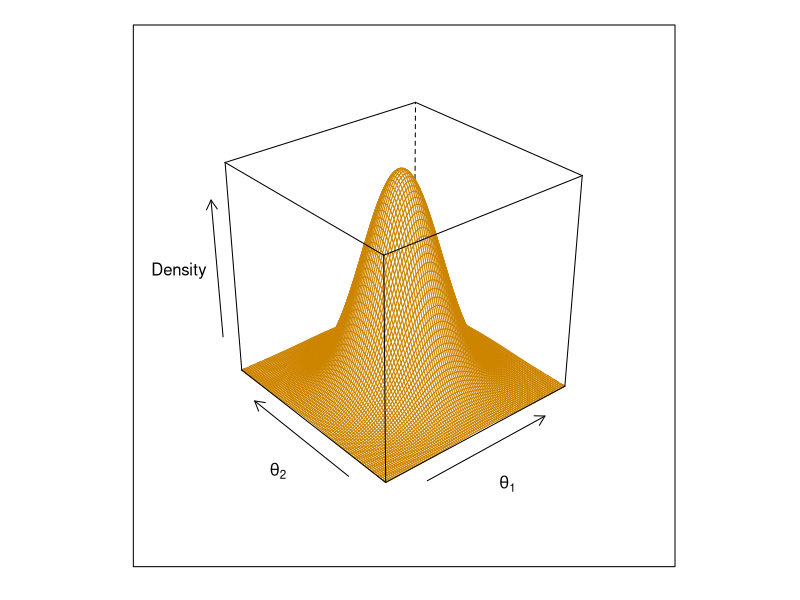
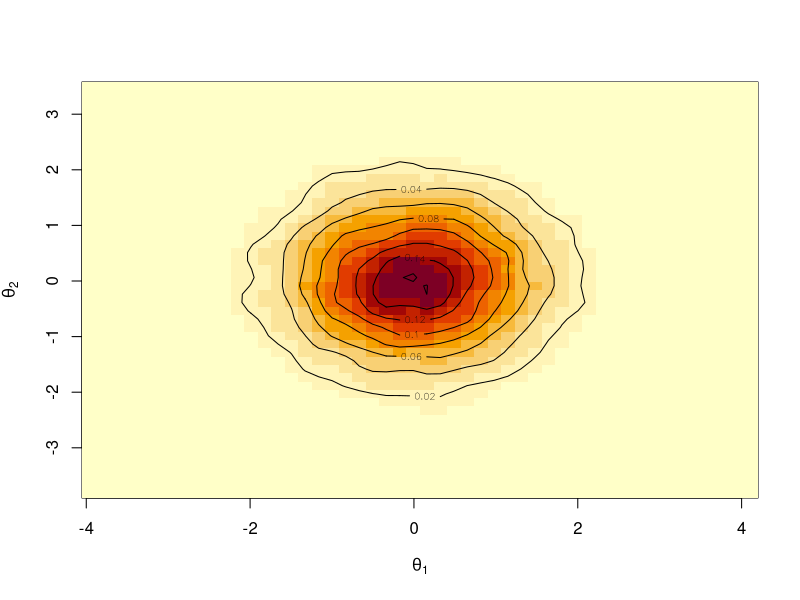
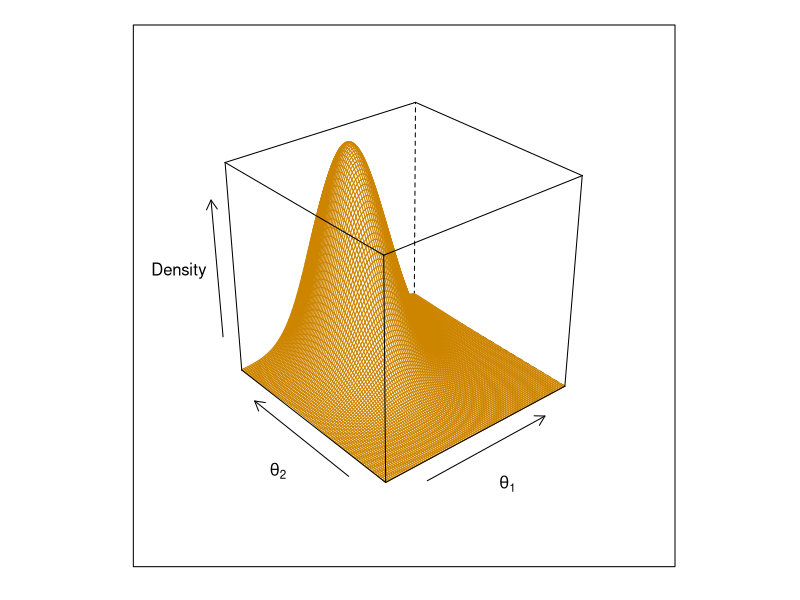
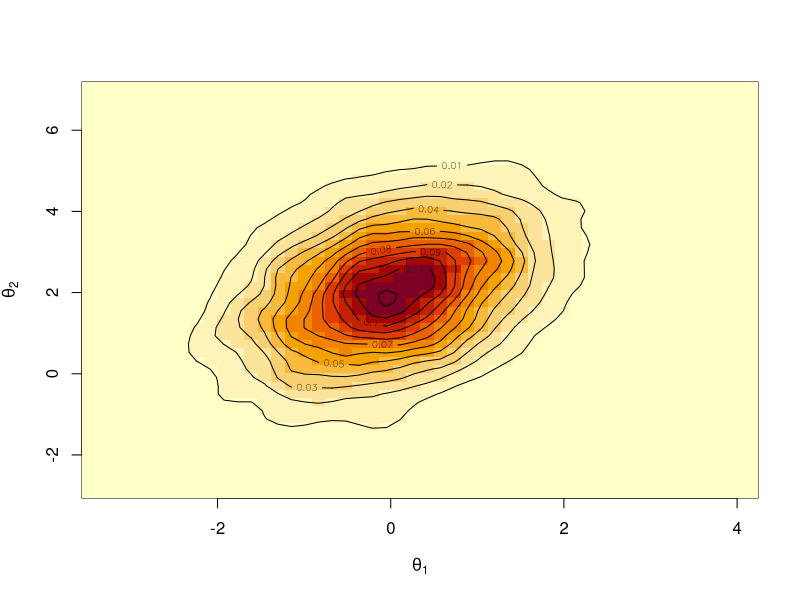
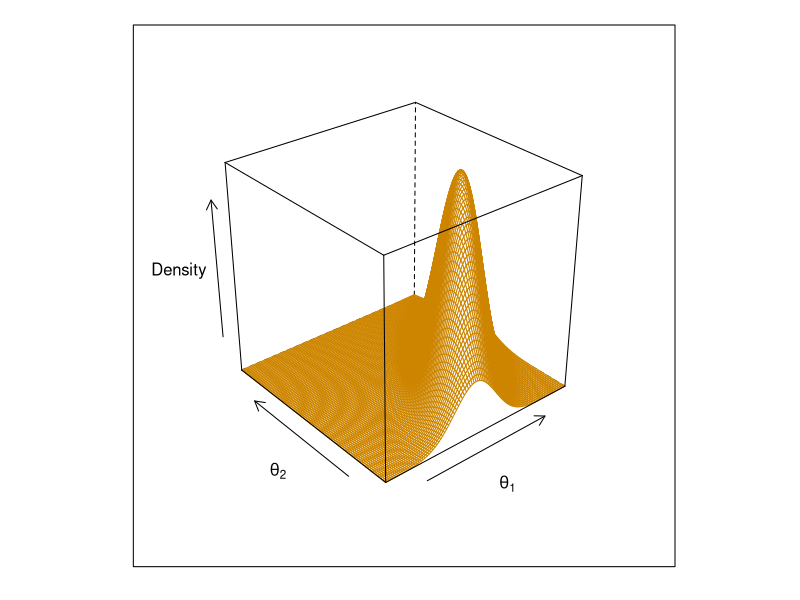
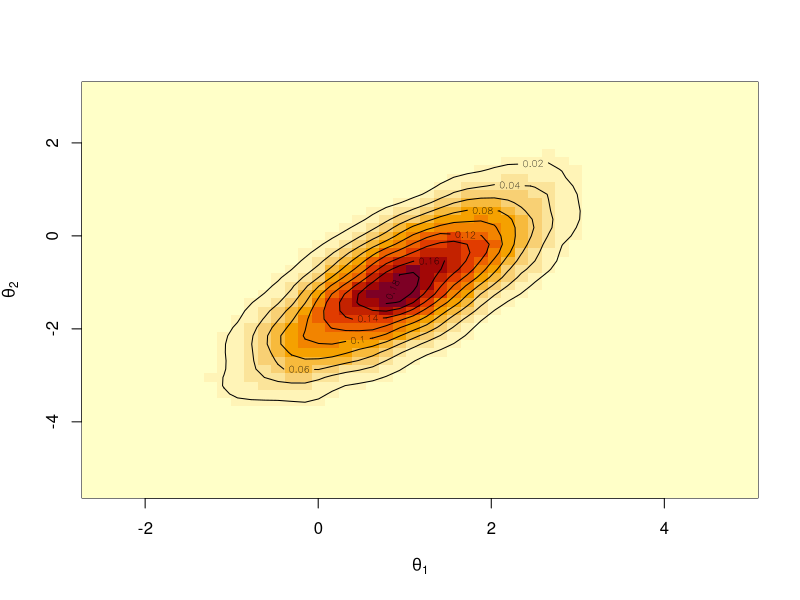

Generate these figures, in order, with R:
## ---- chunk 1
# R options
options(
  htmltools.dir.version = FALSE, # for blogdown
  show.signif.stars = FALSE,     # for regression output
  warm = 1
  )
# Set dpi and height for images
library(knitr)
knitr::opts_chunk$set(fig.height = 2.65, dpi = 300,fig.align='center',fig.show='hold',size='footnotesize', small.mar=TRUE) 
# For nonsese...
htmltools::tagList(rmarkdown::html_dependency_font_awesome())
## ---- chunk 2
library(MASS)
library(mvtnorm)
library(lattice)
## ---- chunk 3
Sigma <- matrix(c(1,0,0,1),ncol=2)
Mu <- c(0,0)

x.points <- seq(-3,3,length.out=100)
y.points <- x.points
z <- matrix(0,nrow=100,ncol=100)

for (i in 1:100) {
  for (j in 1:100) {
    z[i,j] <- dmvnorm(c(x.points[i],y.points[j]),mean=Mu,sigma=Sigma)
  } 
}

wireframe(z~x+y,data=data.frame(x=x.points,y=rep(y.points, each=length(x.points)), z=z),
          xlab=expression(theta[1]),ylab=expression(theta[2]),zlab="Density",
          col="orange3")
## ---- chunk 4
sampmat_direct <- rmvnorm(10000, mean = Mu,sigma = Sigma)
sampmat_direct.kde <- kde2d(sampmat_direct[,1], sampmat_direct[,2], n = 50)
image(sampmat_direct.kde,xlab=expression(theta[1]),ylab=expression(theta[2]))
contour(sampmat_direct.kde, add = T)
## ---- chunk 5
Sigma <- matrix(c(1,0.5,0.5,2),ncol=2)
Mu <- c(0,2)

x.points <- seq(-3,3,length.out=100)
y.points <- x.points
z <- matrix(0,nrow=100,ncol=100)

for (i in 1:100) {
  for (j in 1:100) {
    z[i,j] <- dmvnorm(c(x.points[i],y.points[j]),mean=Mu,sigma=Sigma)
  } 
}

wireframe(z~x+y,data=data.frame(x=x.points,y=rep(y.points, each=length(x.points)), z=z),
          xlab=expression(theta[1]),ylab=expression(theta[2]),zlab="Density",
          col="orange3")
## ---- chunk 6
sampmat_direct <- rmvnorm(10000, mean = Mu,sigma = Sigma)
sampmat_direct.kde <- kde2d(sampmat_direct[,1], sampmat_direct[,2], n = 50)
image(sampmat_direct.kde,xlab=expression(theta[1]),ylab=expression(theta[2]))
contour(sampmat_direct.kde, add = T)
## ---- chunk 7
Sigma <- matrix(c(1,0.9,0.9,1.5),ncol=2)
Mu <- c(1,-1)

x.points <- seq(-3,3,length.out=100)
y.points <- x.points
z <- matrix(0,nrow=100,ncol=100)

for (i in 1:100) {
  for (j in 1:100) {
    z[i,j] <- dmvnorm(c(x.points[i],y.points[j]),mean=Mu,sigma=Sigma)
  } 
}

wireframe(z~x+y,data=data.frame(x=x.points,y=rep(y.points, each=length(x.points)), z=z),
          xlab=expression(theta[1]),ylab=expression(theta[2]),zlab="Density",
          col="orange3")
## ---- chunk 8
sampmat_direct <- rmvnorm(10000, mean = Mu,sigma = Sigma)
sampmat_direct.kde <- kde2d(sampmat_direct[,1], sampmat_direct[,2], n = 50)
image(sampmat_direct.kde,xlab=expression(theta[1]),ylab=expression(theta[2]))
contour(sampmat_direct.kde, add = T)
